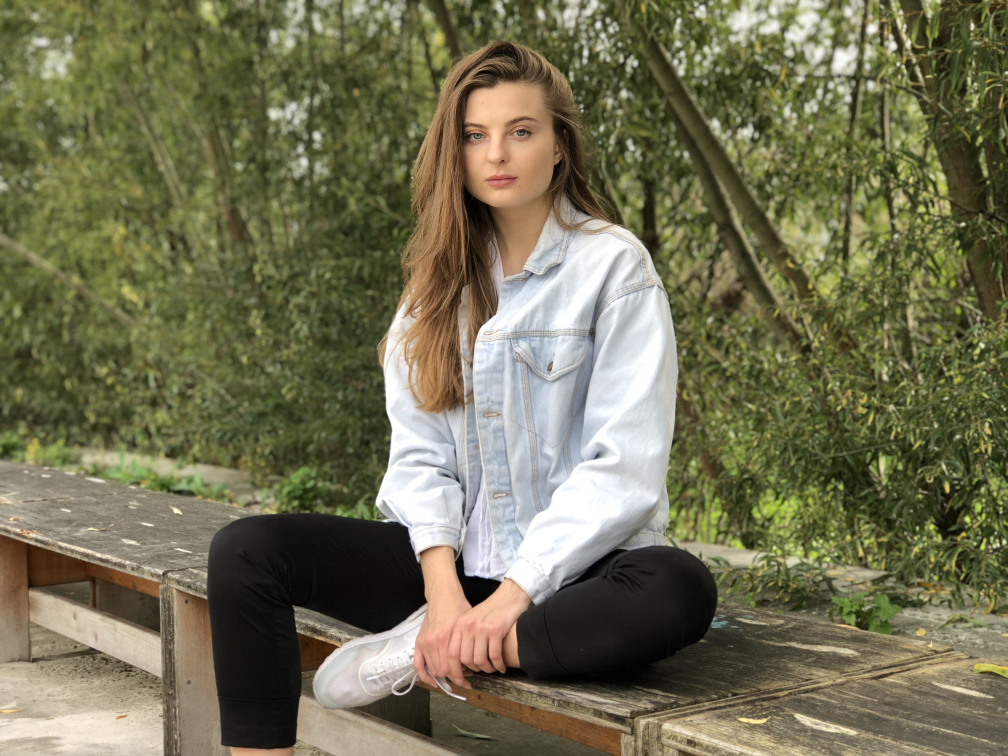
#> input picture portrait.jpg, 4032 x 3024 px (shown at 1/4 size)
$ jupyter execute --allow-errors grabcut.ipynb
#> lines starting #> are read from the running program, lines starting #| are printed output that depends on the picture
[cell 1]
import cv2;
import matplotlib.pyplot;
import numpy;

[cell 2]
example = cv2.imread('portrait.jpg');
#> example is the input picture: shape (3024, 4032, 3); mean B, G, R 83.1, 111.8, 114
matplotlib.pyplot.imshow(cv2.cvtColor(example, cv2.COLOR_BGR2RGB));
matplotlib.pyplot.show();

[cell 3]
mask = numpy.zeros(example.shape[:2], numpy.uint8);
bgdModel = numpy.zeros((1,65),numpy.float64);
fgdModel = numpy.zeros((1,65),numpy.float64);

#> (a cell that did not finish here is left out)

[cell 5]
foregroundMask = mask == 3;
foreground = example * foregroundMask[:, :, numpy.newaxis];
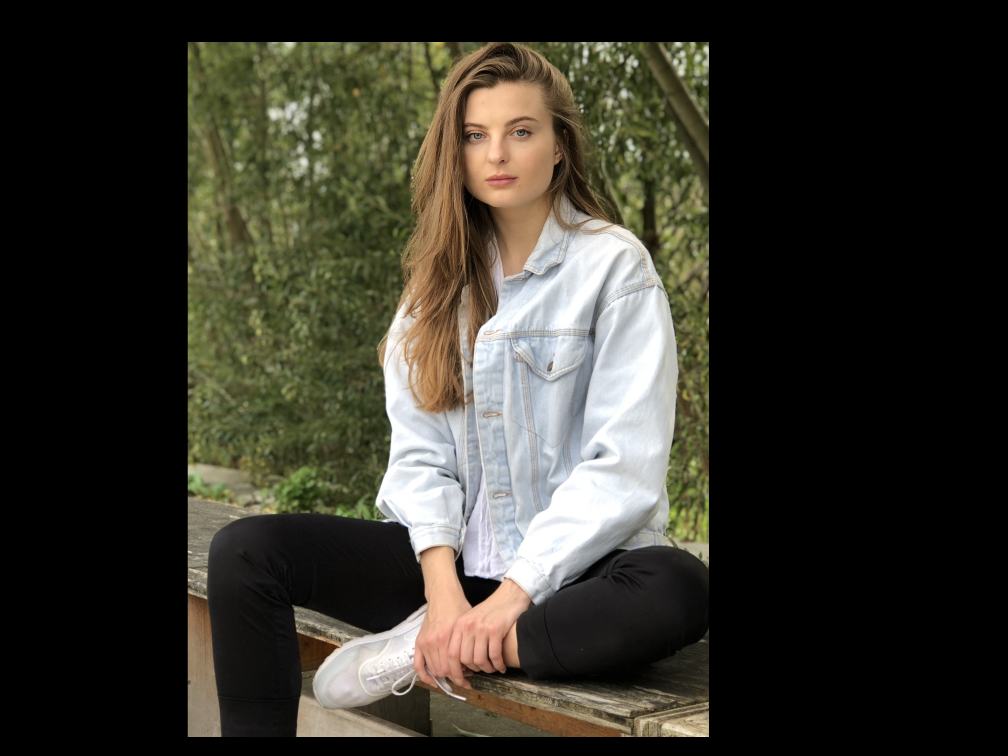
#> foreground: shape (3024, 4032, 3) (shown at 1/4 size); mean B, G, R 44.1, 53.5, 55.6
matplotlib.pyplot.imshow(cv2.cvtColor(foreground, cv2.COLOR_BGR2RGB));
matplotlib.pyplot.show();

[cell 6]
backgroundMask = (mask == 0) + (mask == 2);
background = cv2.GaussianBlur(example, (101, 101), 0);
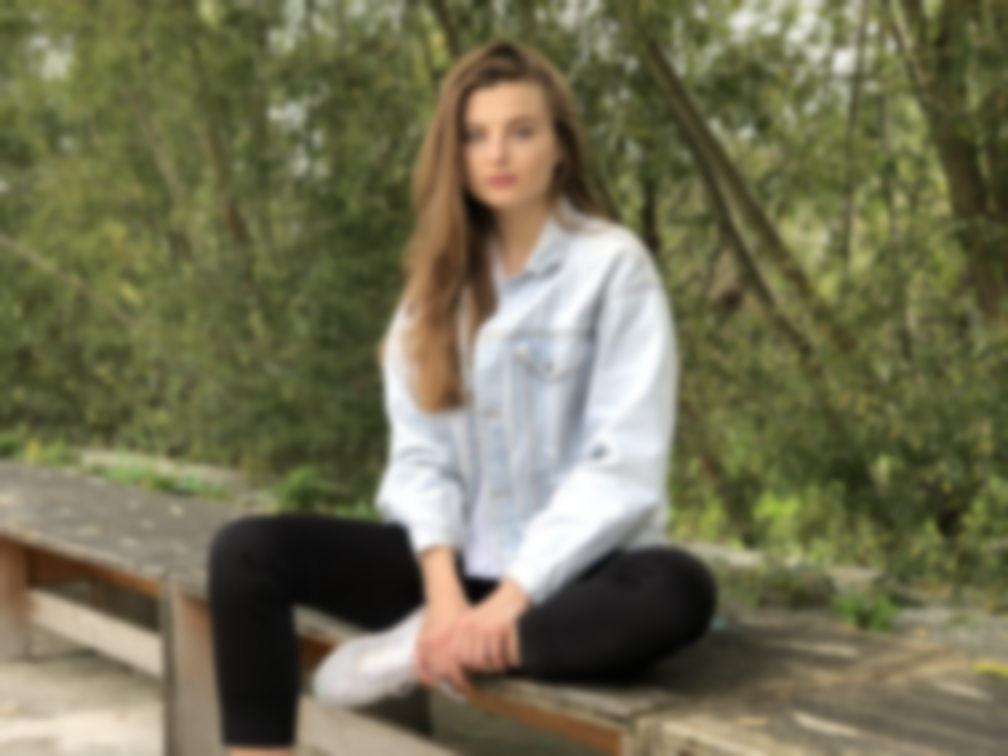
#> background: shape (3024, 4032, 3) (shown at 1/4 size); mean B, G, R 83.1, 111.8, 114
background = background * backgroundMask[:, :, numpy.newaxis];
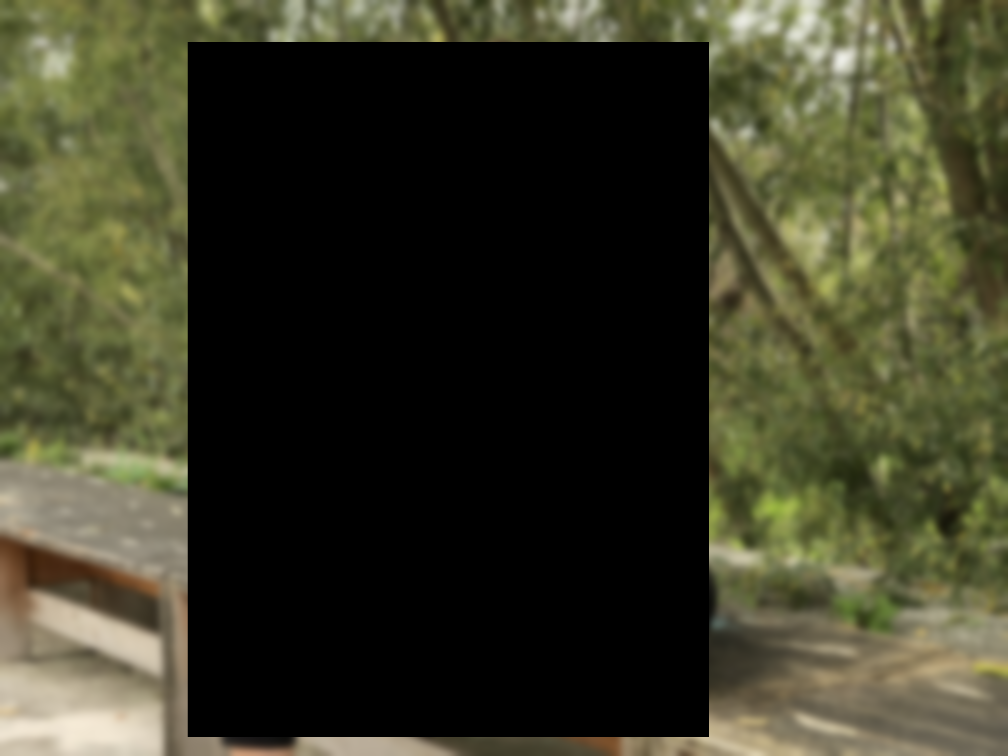
#> background: shape (3024, 4032, 3) (shown at 1/4 size); mean B, G, R 39, 58.3, 58.4
matplotlib.pyplot.imshow(cv2.cvtColor(background, cv2.COLOR_BGR2RGB));
matplotlib.pyplot.show();

[cell 7]
newExample = foreground + background;
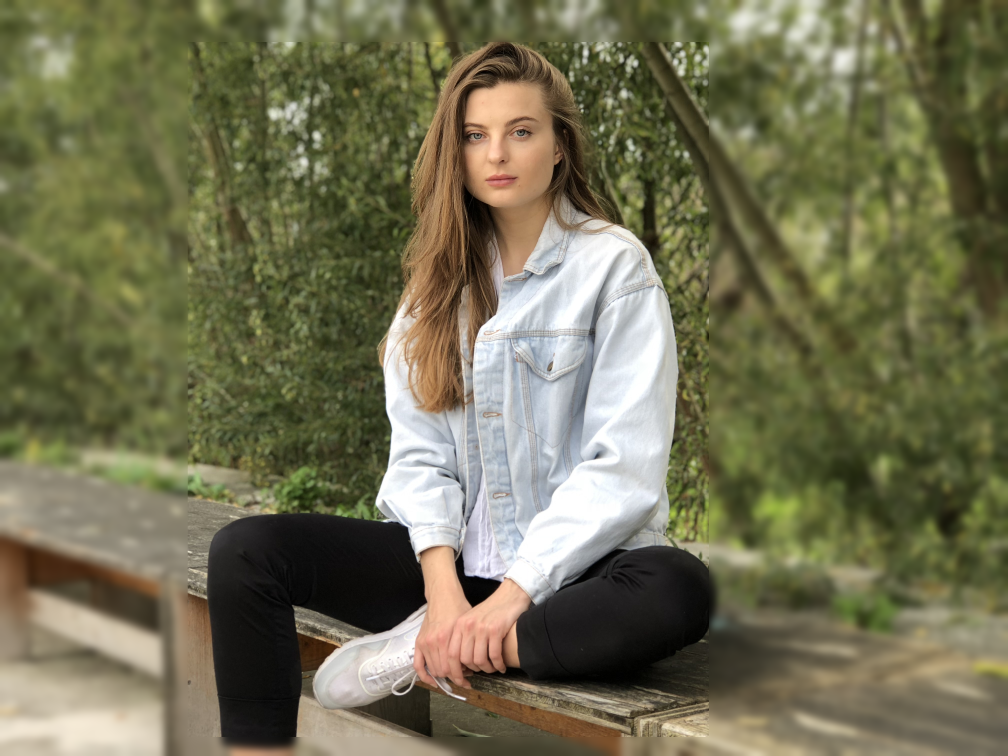
#> newExample: shape (3024, 4032, 3) (shown at 1/4 size); mean B, G, R 83.1, 111.8, 114
matplotlib.pyplot.imshow(cv2.cvtColor(newExample, cv2.COLOR_BGR2RGB));
matplotlib.pyplot.show();
matplotlib.pyplot.imshow(cv2.cvtColor(example, cv2.COLOR_BGR2RGB));
matplotlib.pyplot.show();
cv2.imwrite('newExample.png', newExample);
